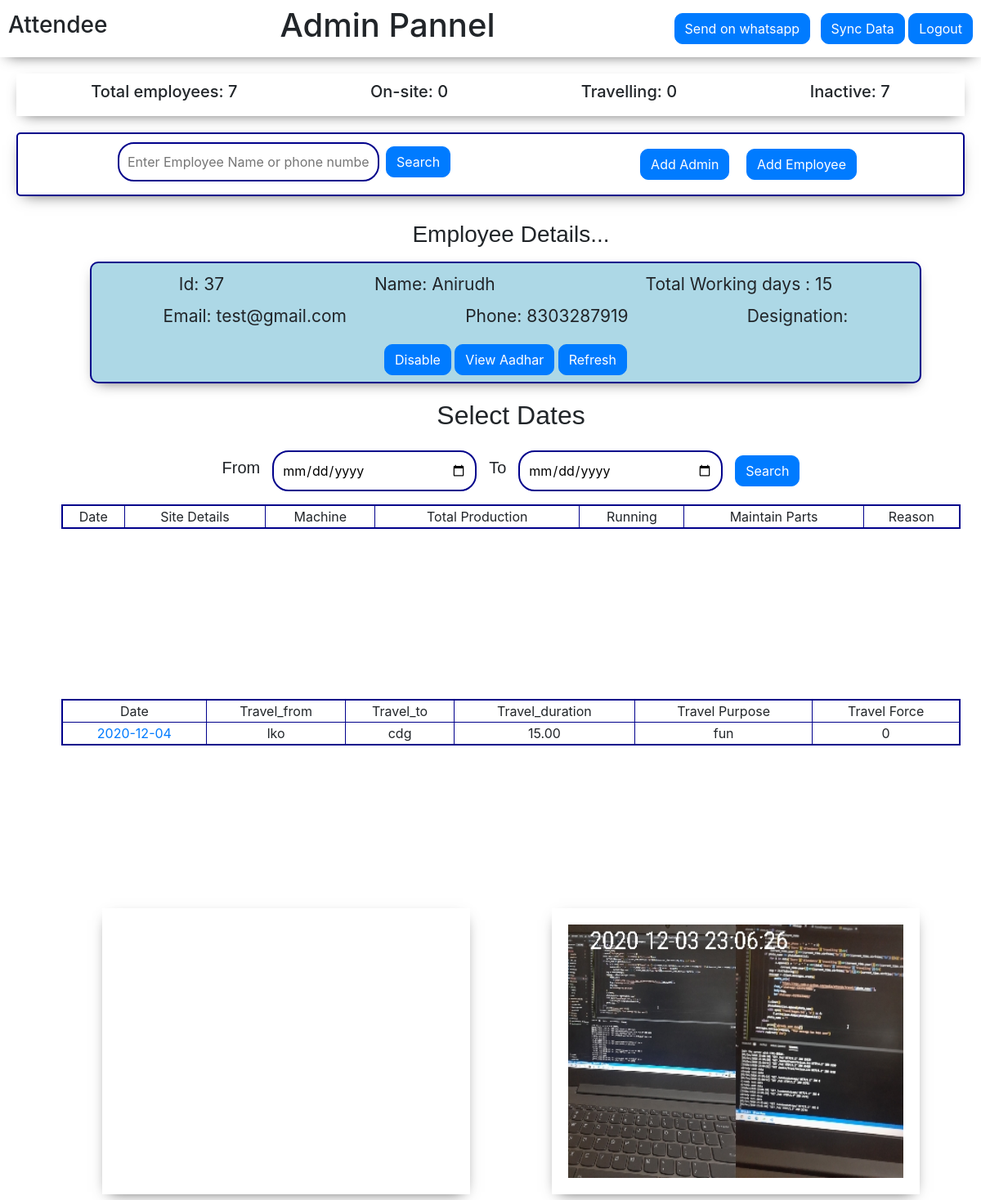
The app's page /workdetail/37/2020-12-04 (signed in) with its own data.
### attende/models.py (models this page shows, shortened)
class Employee(models.Model):
    emp_id = models.AutoField(primary_key=True)
    employee_name = models.CharField(max_length=100)
    employee_phone = models.CharField(max_length=10, validators=[
                                      RegexValidator(r'^\d{1,16}$')], default=0)
    designation = models.CharField(max_length=20)
    employee_username = models.CharField(max_length=25)
    employee_aadhar = models.ImageField(upload_to="attende/aadhar", default="")
    employee_aadharNumber = models.CharField(
        max_length=12, validators=[RegexValidator(r'^\d{1,16}$')], default=0)
    employee_email = models.CharField(max_length=500, default="")
    employee_status = models.IntegerField(default=0)
    employee_workingDates = models.CharField(max_length=250, default="[]")

class Travel(models.Model):
    employee = models.ForeignKey(Employee, on_delete=models.CASCADE, null=True)
    emp_date = models.DateField()
    emp_latitudec = models.DecimalField(
        max_digits=10, decimal_places=5, default=0)
    emp_longitudec = models.DecimalField(
        max_digits=10, decimal_places=5, default=0)
    emp_latitude1 = models.DecimalField(
        max_digits=10, decimal_places=5, default=0, blank=True, null=True)
    emp_longitude1 = models.DecimalField(
        max_digits=10, decimal_places=5, default=0, blank=True, null=True)
    emp_latitude2 = models.DecimalField(
        max_digits=10, decimal_places=5, default=0, blank=True, null=True)
    emp_longitude2 = models.DecimalField(
        max_digits=10, decimal_places=5, default=0, blank=True, null=True)
    emp_latitude3 = models.DecimalField(
        max_digits=10, decimal_places=5, default=0, blank=True, null=True)
    emp_longitude3 = models.DecimalField(
        max_digits=10, decimal_places=5, default=0, blank=True, null=True)
    travel_from = models.CharField(max_length=100, default="", blank=True)
    travel_to = models.CharField(max_length=100, default="", blank=True)
    travel_by = models.CharField(max_length=100, default="", blank=True)
    travel_duration = models.DecimalField(
        max_digits=5, decimal_places=2, default=0, blank=True)
    travel_purpose = models.CharField(max_length=100, default="", blank=True)
    travel_Image = models.CharField(max_length=100, default="", blank=True)
    travel_force = models.IntegerField(blank=True, null=True)
    accompanied_emp2 = models.IntegerField(blank=True, null=True)
    accompanied_emp3 = models.IntegerField(blank=True, null=True)
    accompanied_emp4 = models.IntegerField(blank=True, null=True)
    accompanied_emp5 = models.IntegerField(blank=True, null=True)

### attende/views.py (the view)
# urls.py: path('workdetail/<id>/<date>', views.wd, name="wd"),
def wd(request, id, date):
    if request.user.is_authenticated:
        empData = []
        employe = Employee.objects.all()
        for em in employe:
            empData.append(em)
        ed = Employee.objects.filter(emp_id=id)
        employeeworkingdates = len(eval(Employee.objects.filter(emp_id=id).values(
            'employee_workingDates')[0]['employee_workingDates']))
        totalemp = Employee.objects.all().count()
        current_time = datetime.datetime.now()
        onsiteEmployee = OnSite.objects.filter(emp_date=current_time).count()
        travelEmployee = Travel.objects.filter(emp_date=current_time).count()
        inactive = totalemp - (onsiteEmployee+travelEmployee)
        emplcS = OnSite.objects.filter(employee__emp_id=id, emp_date=date)
        emplcT = Travel.objects.filter(employee__emp_id=id, emp_date=date)
        empworkdt = Travel.objects.filter(employee__emp_id=id, emp_date=date)
        empworkds = OnSite.objects.filter(employee__emp_id=id, emp_date=date)
        if request.method == "POST":
            d1 = request.POST['datefrom']
            d2 = request.POST['dateto']
            empwrkt = Travel.objects.filter(
                employee__emp_id=id, emp_date__range=(d1, d2))
            empwrkds = OnSite.objects.filter(
                employee__emp_id=id, emp_date__range=(d1, d2))
            params = {'empData': empData,
                      'empdetail': ed,
                      'totalemp': totalemp,
                      'empwrkt': empwrkt,
                      'empwrkds': empwrkds,
                      'id': id,
                      'emplcS': emplcS,
                      'emplcT': emplcT,
                      'd1': d1,
                      'd2': d2,
                      'totalemp': totalemp,
                      'os': onsiteEmployee,
                      'te': travelEmployee,
                      'inac': inactive,
                      'count': employeeworkingdates}
            return render(request, 'attende/admin.html', params)
        else:
            params = {'empData': empData,
                      'empdetail': ed,
                      'totalemp': totalemp,
                      'empworkdt': empworkdt,
                      'empworkds': empworkds,
                      'id': id,
                      'emplcS': emplcS,
                      'emplcT': emplcT,
                      'd1': "mm-dd-yyyy",
                      'd2': "mm-dd-yyyy",
                      'totalemp': totalemp,
                      'os': onsiteEmployee,
                      'te': travelEmployee,
                      'inac': inactive,
                      'count': employeeworkingdates}
            return render(request, 'attende/admin.html', params)
    else:
        messages.warning(request, "Something went wrong")
        return redirect('/hd')

### templates/attende/admin.html (shortened to what this page needs)
<!doctype html>
<html lang="en">
<head>
    <link rel="stylesheet" href="https://cdn.jsdelivr.net/npm/bootstrap@4.5.3/dist/css/bootstrap.min.css"
>
</head>
<body>
    <div class="admin_top">
        <h3>Attendee</h3>
        <h1>Admin Pannel</h1>
        <div class="a">
        <a href="/sendonwhatsapp/">
                <button type="button" class="btn btn-primary mx-2 " style="border-radius: 10px;">
                    Send on whatsapp
                </button>
        </a>
        <a href="/sync/"><button class="btn btn-primary" style="border-radius: 10px;">Sync Data</button></a>
        <a href="/logout/"><button class="btn btn-primary" style="border-radius: 10px;">Logout</button></a>
        </div>
    </div>
    <div class="admin_top1">
        <h5>Total employees: {{totalemp}}</h5>
        <h5>On-site: {{os}} </h5>
        <h5>Travelling: {{te}}</h5>
        <h5>Inactive: {{inac}} </h5>
    </div>
    <div class="admin_middle">
        <div class="left">
            <form method="GET" action="/search/" class="sf">
                <input type="text" placeholder="Enter Employee Name or phone number..." id="search" name="query" style="width: 320px;">
                <button class="btn btn-primary ml-2" style="border-radius: 10px;">Search</button>
            </form>
        </div>
        <div class="nvtop" style="align-items: center;">
            <button type="button" class="btn btn-primary mx-2 " style="border-radius: 10px; margin:8px;" data-toggle="modal"
            data-target="#signup">
            Add Admin
        </button>
        <button type="button" class="btn btn-primary mx-2 " style="border-radius: 10px;margin:8px" data-toggle="modal"
        data-target="#employee">
        Add Employee
    </button>
        </div>
    </div>
    <div class="admin_bottom">
        <div class="emp_details">
            <div class="empDetails_middleA">
                <center>
                    <h3 style=" font-family: Comic Sans MS, cursive, sans-serif;">Employee Details...</h3>
                </center>
                <div class="details container mt-3">
                    {% for emp in empdetail %}
                    <div class="ed">
                        <p1 style="font-size: 21px;">Id: {{emp.emp_id}}</p1>
                        <p1 style="font-size: 21px;">Name: {{emp.employee_name}}</p1>
                        <p1 style="font-size: 21px;">Total Working days : {{count}}</p1>
                    </div>
                    {% endfor %}
                    {% for emp in empdetail %}
                    <div class="e mt-2">
                        <p1 style="font-size: 21px;">Email: {{emp.employee_email}}</p1>
                        <p1 style="font-size: 21px;">Phone: {{emp.employee_phone}}</p1>
                        <p1 style="font-size: 21px;">Designation: {{emp.designation}}</p1>
                    </div>
                    {% endfor %}
                    <center>
                        {% for d in empdetail %}
                        {% if d.employee_status == 0 %}
                        <a href="/ad/1/{{d.emp_id}}">
                            <button class="btn btn-primary" style="border-radius: 10px;">Enable</button>
                        </a>
                        {% else %}
                        <a href="/ad/0/{{d.emp_id}}">
                            <button class="btn btn-primary" style="border-radius: 10px;">Disable</button>
                        </a>
                        {% endif%}
                        {% endfor %}
                        <button type="button" class="btn btn-primary mb-2 mt-2" style="border-radius: 10px;"
                            data-toggle="modal" data-target="#adhr">
                            View Aadhar
                        </button>
                        {% if id is not None %}
                        <a href="/homeadmin/{{id}}"><button class="btn btn-primary"
                                style="border-radius: 10px;">Refresh</button></a>
                        {% endif %}
                    </center>
                </div>
            </div>
            <div class="empDetails_middleB mt-1">
                <center>
                    <h2 style=" font-family: Comic Sans MS, cursive, sans-serif;">Select Dates</h2>
                </center>
                <div class="datepicker mt-4">
                    <form method="POST" class="sf">
                        <h5 style=" font-family: Comic Sans MS, cursive, sans-serif; margin-right: 15px;">From</h5>
                        <input type="date" id="dt1" name="datefrom" value='{{d1}}'>
                        <h5
                            style=" font-family: Comic Sans MS, cursive, sans-serif;margin-right: 15px; margin-left: 15px;">
                            To
                        </h5>
                        <input type="date" id="dt2" name="dateto" value='{{d2}}'>
                        <button type="submit" class="btn btn-primary"
                            style="margin-left: 15px;border-radius: 10px;">Search</button>
                    </form>
                </div>
                <div class="container mt-3">
                    <div class="emp_workDetail">
                        <table border="1" style="width: 100%;">
                            <tr align="center">
                                <td>Date</td>
                                <td>Site Details</td>
                                <td>Machine</td>
                                <td>Total Production</td>
                                <td>Running</td>
                                <td>Maintain Parts</td>
                                <td>Reason</td>
                            </tr>
                        </table>
                    </div>
                    <div class="emp_workDetail1 mt-5">
                        <table border="1" style="width: 100%;">
                            <tr align="center">
                                <td>Date</td>
                                <td>Travel_from</td>
                                <td>Travel_to</td>
                                <td>Travel_duration</td>
                                <td>Travel Purpose</td>
                                <td>Travel Force</td>
                            </tr>
                            {% for e in empworkdt %}
                            <tr align="center">
                                <td><a
                                        href='/workdetail/{{id}}/{{e.emp_date|date:"Y-m-d"}}'>{{e.emp_date|date:"Y-m-d"}}</a>
                                </td>
                                <td>{{e.travel_from}}</td>
                                <td>{{e.travel_to}}</td>
                                <td>{{e.travel_duration}}</td>
                                <td>{{e.travel_purpose}}</td>
                                <td>{{e.travel_force}}</td>
                            </tr>
                            {% endfor %}
                        </table>
                    </div>
                </div>
            </div>
            <div class="container mt-3">
                <div class="empDetailBottom">
                    <div class="mp">
                        <div class="map" id="map">
                        </div>
                    </div>
                    <div class="emp_aadharImg">
                        {% for e in emplcT %}
                        <img src='/media/attende/travel/{{e.travel_Image}}' alt="travel_img" style="height: 310px; width: 410px;">
                        {% endfor %}
                    </div>
                </div>
            </div>
        </div>
    </div>
</body>
</html>

### templates/attende/admin.html (style rules this page uses)
body { overflow-x: hidden; }
.admin_top { display: flex; justify-content: space-between; height: 70px; align-items: center; padding: 10px; position: sticky; top: 0; background-color: white; z-index: 100; width: 100%; box-shadow: 0px 6px 18px -9px rgba(0, 0, 0, 0.75); }
.admin_middle { margin-top: 50px; margin: 20px; display: flex; justify-content: space-around; padding: 10px; border: 2px solid darkblue; border-radius: 5px; box-shadow: 0px 6px 18px -9px rgba(0, 0, 0, 0.75); }
form>input { border: 2px solid darkblue; border-radius: 20px; width: 250px; padding: 10px; outline-width: 0; }
.admin_bottom { display: flex; justify-content: space-between; }
.emp_details { flex: 0.6; margin: 10px; }
.sf { display: flex; justify-content: center; align-items: center; }
.empDetailBottom { display: flex; justify-content: space-between; }
.map { height: 350px; width: 450px; box-shadow: 0px 6px 18px -9px rgba(0, 0, 0, 0.75); margin: 50px; }
.emp_aadharImg { height: 350px; width: 450px; box-shadow: 0px 6px 18px -9px rgba(0, 0, 0, 0.75); margin: 50px; padding: 20px; }
.ed { display: flex; justify-content: space-around; padding-top: 10px; }
.e { display: flex; justify-content: space-around; padding-bottom: 10px; }
.details { box-shadow: 0px 6px 18px -9px rgba(0, 0, 0, 0.75); margin-left: 50px; margin-bottom: 20px; width: 90%; background-color: lightblue; border: 2px solid darkblue; border-radius: 10px; }
.admin_top1 { margin-top: 50px; margin: 20px; display: flex; justify-content: space-around; padding: 10px; box-shadow: 0px 6px 18px -9px rgba(0, 0, 0, 0.75); }
.emp_workDetail>table { border: 2px solid darkblue; }
.emp_workDetail { height: 190px; overflow-y: scroll; }
.emp_workDetail1>table { border: 2px solid darkblue; }
.emp_workDetail1 { height: 190px; overflow-y: scroll; }

### records on screen
Employee: emp_id "37", employee_name "Anirudh", count "15", employee_email "test@gmail.com", employee_phone "8303287919"
Travel: emp_date "2020-12-04", travel_from "lko", travel_to "cdg", travel_duration "15.00", travel_purpose "fun", travel_force "0", travel_Image (picture)

### other values on screen
{{ totalemp }} "7"
{{ os }} "0"
{{ te }} "0"
{{ inac }} "7"
